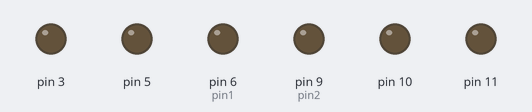
Bench run of a sketch on a simulated Arduino Uno, built with avr-gcc and run on an emulated ATmega328P. On the bench: output pins drawn as LEDs (lit = HIGH).

Above: at 0.05 s.
At 0.55 s:
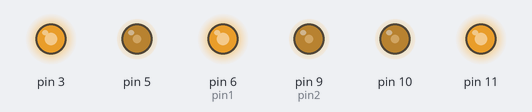
At 1.1 s:
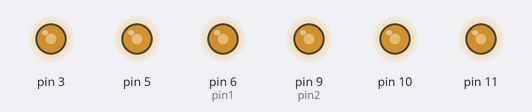
At 1.6 s:
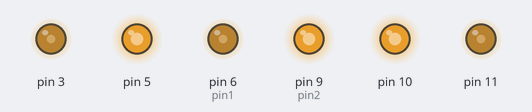
At 2.15 s:
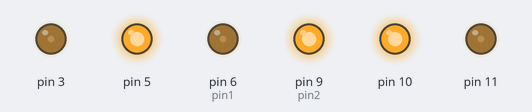
At 4.3 s:
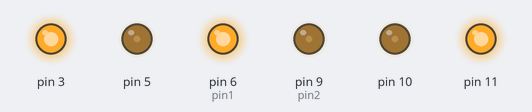
Timing chart, 0 to 5.6 s (numbered marks = the images above):
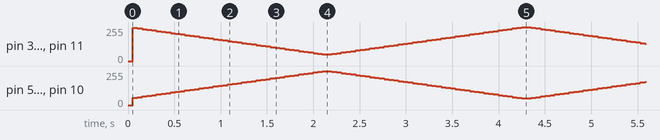

The sketch:

jado_et.ino
```cpp
/* Alien eyes blinker

 Animates alien eyes and a glowing finger (ala ET)

 First draft coming form BlinkWithoutDelay Arduino exemple:
 Turns on and off a light emitting diode(LED) connected to a digital
 pin, without using the delay() function.  This means that other code
 can run at the same time without being interrupted by the LED code.

 */


typedef struct {
  unsigned int pin1;
  unsigned int pin2;
  unsigned int val1;
  unsigned int val2;
  bool up: true;
}pulser_t;

// WARNING: debug mode mess up the led timing!
const int DEBUG = 0;
const int BUMP = 5;
const int MAX = 255;
const int MIN = 50;
const int HL = 0; // HeadLeft
const int HR = 1; // HeadRight
const int FL = 2; // FingerRight
const int TOTAL_GIZMOS = 3; // How many gizmos we have?

int pindbg = 12;
// our gizmos
pulser_t Gizmos[TOTAL_GIZMOS];

// Variables will change:
long previousMillis = 0;        // will store last time LED was updated

// the follow variables is a long because the time, measured in miliseconds,
// will quickly become a bigger number than can be stored in an int.
unsigned long interval = 50;           // interval at which to blink (milliseconds)

void setup() {
  if (DEBUG){
    Serial.begin(9600);
  }

  Gizmos[HL].pin1 = 6;
  Gizmos[HL].pin2 = 9;

  Gizmos[HR].pin1 = 10;
  Gizmos[HR].pin2 = 11;

  Gizmos[FL].pin1 = 3;
  Gizmos[FL].pin2 = 5;

  for (int i = 0; i < TOTAL_GIZMOS; i++){
    if (DEBUG){
      Serial.print("set value for ");
      Serial.print(i);
    }
    if (i % 2){
      Gizmos[i].val1 = MIN;
      Gizmos[i].val2 = MAX;
      Gizmos[i].up = true;
    } else {
      Gizmos[i].val1 = MAX;
      Gizmos[i].val2 = MIN;
      Gizmos[i].up = false;
    }
  }
}

void loop()
{
  // check to see if it's time to animate the gizmos
  unsigned long currentMillis = millis();
  if(currentMillis - previousMillis > interval) {
    if (DEBUG)
      Serial.print("new loop\n------\n\n");
    previousMillis = currentMillis;
    // set new state for each gizmos
    for (int gizmo = 0; gizmo < TOTAL_GIZMOS; gizmo++){
      animateGizmo(gizmo);
    }
    if (Gizmos[0].up){
      if (DEBUG){
        Serial.print("debug up\n");
        analogWrite(pindbg, 225);
      }
    } else {
      if (DEBUG){
        Serial.print("debug down\n");
        analogWrite(pindbg, 0);
      }
    }
  }
}

void animateGizmo(int gizmo){
  /*Serial.print("in gizmo no :");
  Serial.print(gizmo);
  Serial.print("\n");
*/
  if (Gizmos[gizmo].up){
    if (Gizmos[gizmo].val1 < MAX){
      if (DEBUG){ Serial.print("go up\n"); }
      gizmoUp(gizmo);
    } else {
      // Change direction
      if (DEBUG){ Serial.print("up toggle to down\n");}
      gizmoToggle(gizmo);
    }
  } else {
    if (Gizmos[gizmo].val1 > MIN){
      if (DEBUG) { Serial.print("go down\n");}
      gizmoDown(gizmo);
    } else {
      if (DEBUG) { Serial.print("down toggle to up\n");}
      gizmoToggle(gizmo);
    }
  }
  gizmoShow(gizmo);
}

void gizmoUp(int gizmo){
  if (DEBUG){
    Serial.print("up\n");
    Serial.print("val1= ");
    Serial.print( Gizmos[gizmo].val1) ;
    Serial.print(" val2= ");
    Serial.print( Gizmos[gizmo].val2) ;
    Serial.print("\n");
  }
  if(Gizmos[gizmo].val1 < MAX){
    Gizmos[gizmo].val1 += BUMP;
  }
  if(Gizmos[gizmo].val2 > MIN){
    Gizmos[gizmo].val2 -= BUMP;
  }
}

void gizmoToggle(int gizmo){
  if (Gizmos[gizmo].up){
    if (DEBUG) { Serial.print("Toggle DOWN\n");}
    Gizmos[gizmo].up = false;
  } else {
    if (DEBUG) { Serial.print("Toggle UP\n");}
    Gizmos[gizmo].up = true;
  }
}

void gizmoDown(int gizmo){
  if (DEBUG) {
    Serial.print("down\n");
    Serial.print("val1= ");
    Serial.print( Gizmos[gizmo].val1) ;
    Serial.print(" val2= ");
    Serial.print( Gizmos[gizmo].val2) ;
    Serial.print("\n");
  }
  if(Gizmos[gizmo].val1 > MIN){
    Gizmos[gizmo].val1 -= BUMP;
  }
  if(Gizmos[gizmo].val2 < MAX){
    Gizmos[gizmo].val2 += BUMP;
  }
}

void gizmoShow(int gizmo){
  if (DEBUG) {
    Serial.print("show\n");
    Serial.print("1 : ");
    Serial.print(Gizmos[gizmo].pin1);
    Serial.print(" - ");
    Serial.print( Gizmos[gizmo].val1);
    Serial.print("\n");

    Serial.print("2 : ");
    Serial.print(Gizmos[gizmo].pin2);
    Serial.print(" - ");
    Serial.print( Gizmos[gizmo].val2);
    Serial.print("\n");
  }
  analogWrite(Gizmos[gizmo].pin1, Gizmos[gizmo].val1);
  analogWrite(Gizmos[gizmo].pin2, Gizmos[gizmo].val2);
}
```
